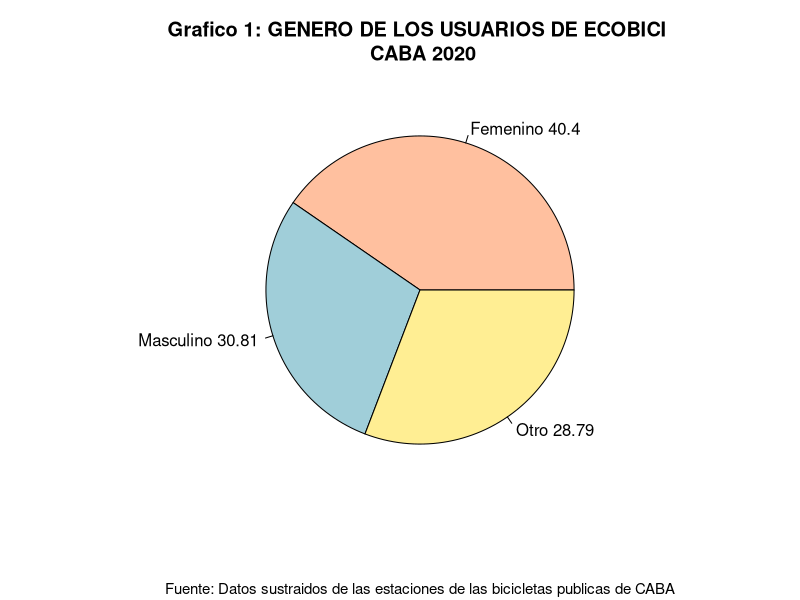
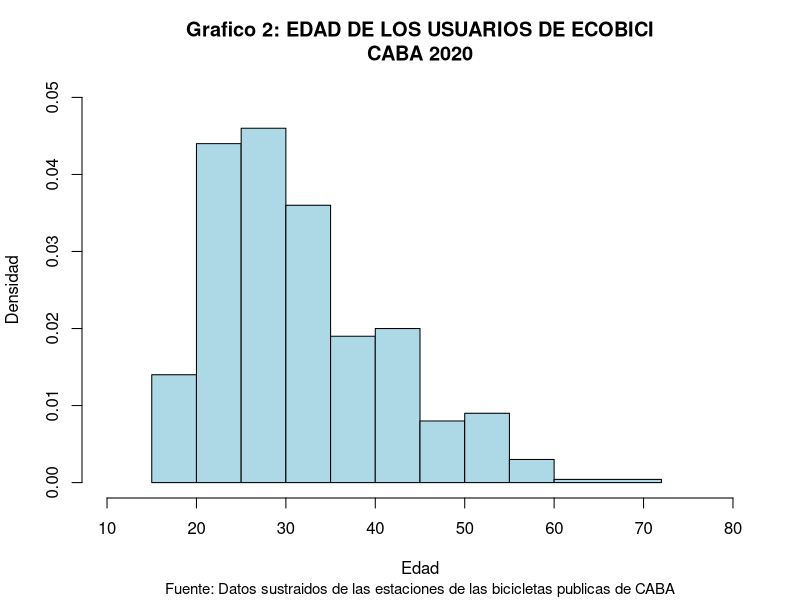
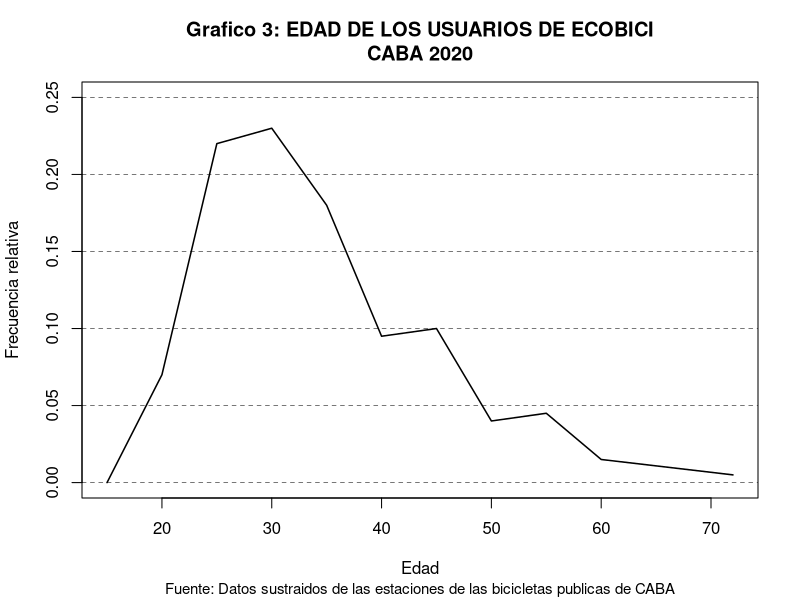
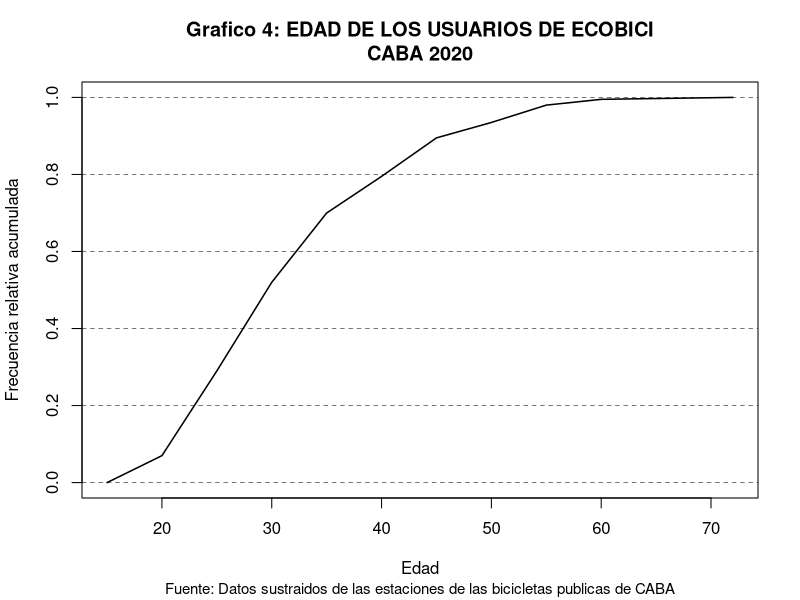
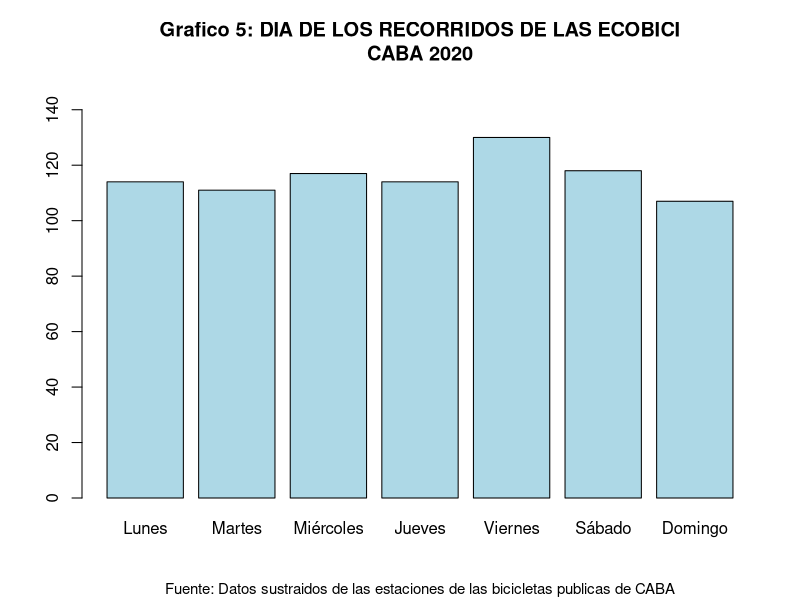
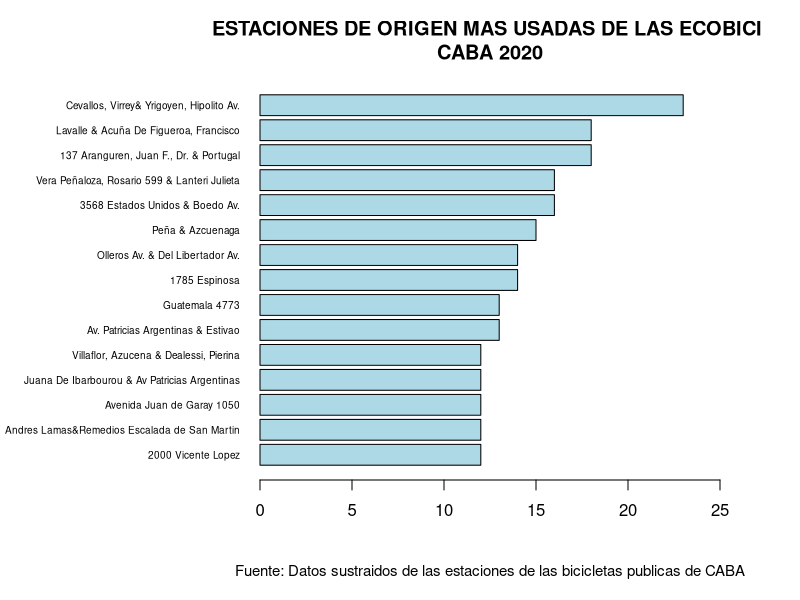
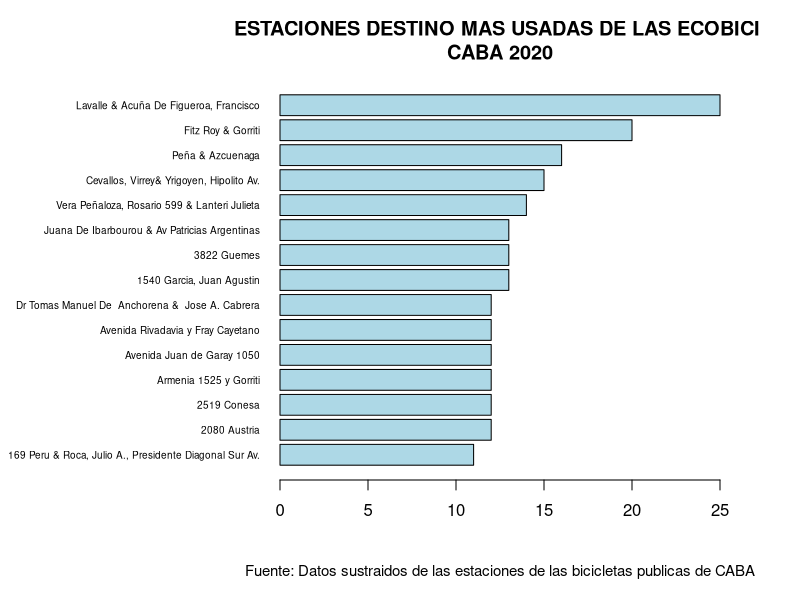
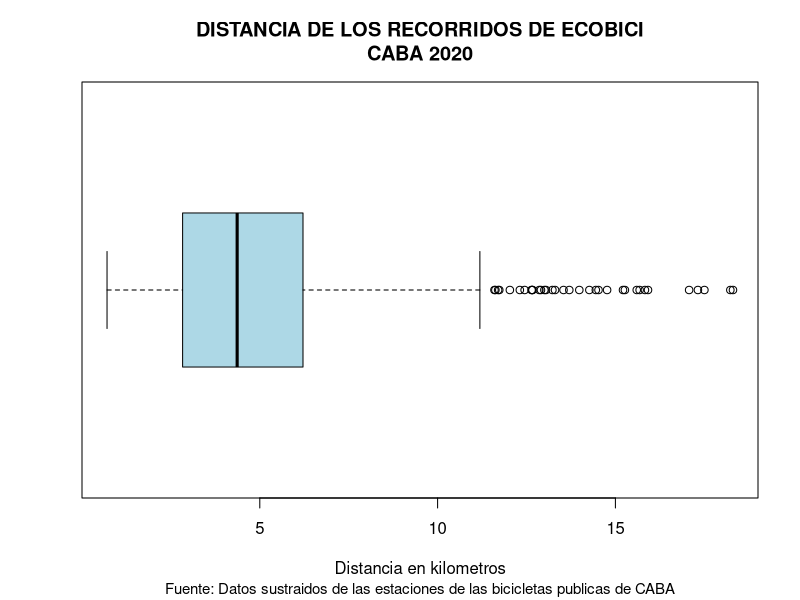

Recreate these plots in R, in order.
## ---- chunk 1
knitr::opts_chunk$set(echo = FALSE)
# Librerias
library(knitr)
getwd()
#setwd("/home/alumno/Documentos/ecobici-estadistica-descriptiva/")
# leemos el csv de recorridos
recorridos <- read.csv("./recorridos6.csv")
# leemos el csv de usuarios
usuarios <- read.csv("./usuarios6.csv")
# combinamos los csv
bicicletas <- merge(usuarios, recorridos, all = TRUE)
# damos un orden a los dias
dia <- factor(bicicletas$dia, levels = c("Lunes","Martes","Miércoles","Jueves", "Viernes", "Sábado", "Domingo"))
## ---- chunk 2
genero <- table(usuarios$genero_usuario)[2:4]
label <- c("Femenino","Otro","\n\nMasculino")
porcentajes <- round((genero/sum(genero))*100, digits = 2)
label <- paste(label,"\n\t",porcentajes,"%")
color <- c("#FFC09F","#A0CED9","#FFEE93")
  
pie(
  genero,
  main = "Grafico 1: GENERO DE LOS USUARIOS DE ECOBICI \n CABA 2020",
  labels = c("Femenino 40.4", "Masculino 30.81", "Otro 28.79"),
  sub="Fuente: Datos sustraidos de las estaciones de las bicicletas publicas de CABA",
  cex.sub = 0.9,
  col = color
)

#var(genero) #Variancia de Genero 151

## ---- chunk 3
edad <- usuarios$edad_usuario
breakpoints <- c(15,20,25,30,35,40,45,50,55,60,72)

# Histograma

hist(edad,breaks = breakpoints, right = TRUE,
     xlim = c(10,80), ylim = c(0,0.05), xlab = "Edad", ylab = "Densidad",
     main = "Grafico 2: EDAD DE LOS USUARIOS DE ECOBICI\nCABA 2020",
     sub="Fuente: Datos sustraidos de las estaciones de las bicicletas publicas de CABA",
     cex.sub = 0.9,
     col = "lightblue")

## ---- chunk 4

rng_edad <- cut(edad, breakpoints, right = TRUE)
tabla_rng_edad <- table(rng_edad)
n <- sum(tabla_rng_edad)

# Poligono de frecuencias
x <- breakpoints
y <- c(0,tabla_rng_edad)/n
plot(x,y,type="l", xlim = c(15,72), ylim = c(0,0.25),
     main = "Grafico 3: EDAD DE LOS USUARIOS DE ECOBICI\nCABA 2020",
     sub="Fuente: Datos sustraidos de las estaciones de las bicicletas publicas de CABA",
     cex.sub = 0.9,
     ylab = "Frecuencia relativa", xlab = "Edad",lwd = 1.5)
for (i in seq(0,0.25,by=0.05)) abline(a=i,b=0,lty=2,lwd=0.5)


# Poligono acumulativo
y = cumsum(y)
plot(x,y,type="l", xlim = c(15,72), 
     main = "Grafico 4: EDAD DE LOS USUARIOS DE ECOBICI\nCABA 2020",
     sub="Fuente: Datos sustraidos de las estaciones de las bicicletas publicas de CABA",
     cex.sub = 0.9,
     ylab = "Frecuencia relativa acumulada", xlab = "Edad", lwd = 1.5)
for (i in seq(0,1,by=0.2)) abline(a=i,b=0,lty=2,lwd=0.5)

# var(edad) # Variancia de Edad
## ---- chunk 5
semana <- table(dia)
frecRel <- semana/sum(semana)
frecAbsAcum <- cumsum(semana)
frecRelAcum <- cumsum(frecRel)
frecRel <- round(frecRel, digits = 4)
frecRelAcum <- round(frecRelAcum, digits = 4)
tabla <- cbind(names(semana),semana,frecRel,frecAbsAcum,frecRelAcum)
names = c("Estación", "Frecuencia absoluta","Frecuencia relativa","Frecuencia absoluta acumulada",
          "Frecuencia relativa acumulada")
kable(tabla, caption = "Tabla de frecuencias", col.names = names, row.names = FALSE)

barplot(semana, main = "Grafico 5: DIA DE LOS RECORRIDOS DE LAS ECOBICI\nCABA 2020",
        sub="Fuente: Datos sustraidos de las estaciones de las bicicletas publicas de CABA",
        cex.sub = 0.9,
        ylim = c(0,150), col = c("lightblue"))
## ---- chunk 6
frecAbs <- table(bicicletas$direccion_estacion_origen)
frecAbs <- sort(frecAbs, decreasing = TRUE)
#frecAbs <- frecAbs[1:15]
frecRel <- frecAbs/sum(frecAbs)
frecAbsAcum <- cumsum(frecAbs)
frecRelAcum <- cumsum(frecRel)
frecRel <- round(frecRel, digits = 4)
frecRelAcum <- round(frecRelAcum, digits = 4)

tabla <- cbind(names(frecAbs),frecAbs,frecRel,frecAbsAcum,frecRelAcum)
names = c("Estación", "Frecuencia absoluta","Frecuencia relativa","Frecuencia absoluta acumulada",
          "Frecuencia relativa acumulada")
kable(tabla[1:15,], caption = "Tabla de frecuencias", col.names = names, row.names = FALSE)

par(mar = c(6,13,4,4))
barplot(
  sort(frecAbs[1:15], decreasing = FALSE),
  main = "ESTACIONES DE ORIGEN MAS USADAS DE LAS ECOBICI \nCABA 2020",
  sub="Fuente: Datos sustraidos de las estaciones de las bicicletas publicas de CABA",
  cex.sub = 0.9,
  horiz = TRUE,
  las = 1,
  xlim = c(0,25),
  cex.names = 0.6,
  col = "lightblue",
)
par(mar = c(5,4,4,2) + 0.1)
## ---- chunk 7
frecAbs <- table(bicicletas$direccion_estacion_destino)
frecAbs <- sort(frecAbs, decreasing = TRUE)
#frecAbs <- frecAbs[1:15]
frecRel <- frecAbs/sum(frecAbs)
frecAbsAcum <- cumsum(frecAbs)
frecRelAcum <- cumsum(frecRel)
frecRel <- round(frecRel, digits = 4)
frecRelAcum <- round(frecRelAcum, digits = 4)

tabla <- cbind(names(frecAbs),frecAbs,frecRel,frecAbsAcum,frecRelAcum)
names = c("Estación", "Frecuencia absoluta","Frecuencia relativa","Frecuencia absoluta acumulada",
          "Frecuencia relativa acumulada")
kable(tabla[1:15,], caption = "Tabla de frecuencias", col.names = names, row.names = FALSE)

par(mar = c(6,14,4,4))
barplot(
  sort(frecAbs[1:15], decreasing = FALSE),
  main = "ESTACIONES DESTINO MAS USADAS DE LAS ECOBICI \nCABA 2020",
  sub="Fuente: Datos sustraidos de las estaciones de las bicicletas publicas de CABA",
  cex.sub = 0.9,
  horiz = TRUE,
  las = 1,
  xlim = c(0,25),
  cex.names = 0.6,
  col = "lightblue",
)
par(mar = c(5, 4, 4, 2) + 0.1)
## ---- chunk 8
distancia <- bicicletas$distancia/1000
distancia <- distancia[distancia<20]
boxplot(distancia, horizontal = TRUE, outline = TRUE,
        main = "DISTANCIA DE LOS RECORRIDOS DE ECOBICI\nCABA 2020",
        sub="Fuente: Datos sustraidos de las estaciones de las bicicletas publicas de CABA",
        cex.sub = 0.9,
        xlab = "Distancia en kilometros", boxfill = "lightblue")
## ---- chunk 9
duracion <- bicicletas$duracion_recorrido/60
duracion <- duracion[duracion<90]
boxplot(duracion, horizontal = TRUE, outline = FALSE,
        main = "DURACION DE LOS RECORRIDOS DE ECOBICI\nCABA 2020",
        sub="Fuente: Datos sustraidos de las estaciones de las bicicletas publicas de CABA",
        cex.sub = 0.9,
        xlab = "Duración en minutos", boxfill = "lightblue")
## ---- chunk 10
viajes <- table(bicicletas$id_usuario)

plot(table(viajes), 
     main = "CANTIDAD DE VIAJES POR USUARIO\nCABA 2020",
     sub="Fuente: Datos sustraidos de las estaciones de las bicicletas publicas de CABA",
     cex.sub = 0.9,
     ylim = c(0,100), xlab = c("Cantidad de Viajes") ,ylab = c("Cantidad de Usuarios"))
## ---- chunk 11
edad <- bicicletas$edad_usuario

agrupar <- function(x){
  if (x <= 21) {
    return ("[16-21]")
  } else if(x <= 30) {
    return ("[22-30]")
  } else if(x <= 45){
    return ("[30-45]")
  } else if(x <= 72){
    return("[45-72]")
  }
}

edad <- sapply(edad,agrupar)


distancia <- bicicletas$duracion/60

bivar <- data.frame(edad,distancia)

bivar$edad <- factor(bivar$edad, levels = c("[16-21]","[22-30]","[30-45]","[45-72]"))


boxplot((bivar$distancia)~(bivar$edad), horizontal = TRUE, outline = FALSE,
        main = "DURACION DEL RECORRIDO SEGúN LA EDAD DEL USUARIO\nCABA 2020",
        sub="Fuente: Datos sustraidos de las estaciones de las bicicletas publicas de CABA",
        cex.sub = 0.9,
        ylab = "Rango Hetario",
        xlab = "Duración en minutos", boxfill = "lightblue")
